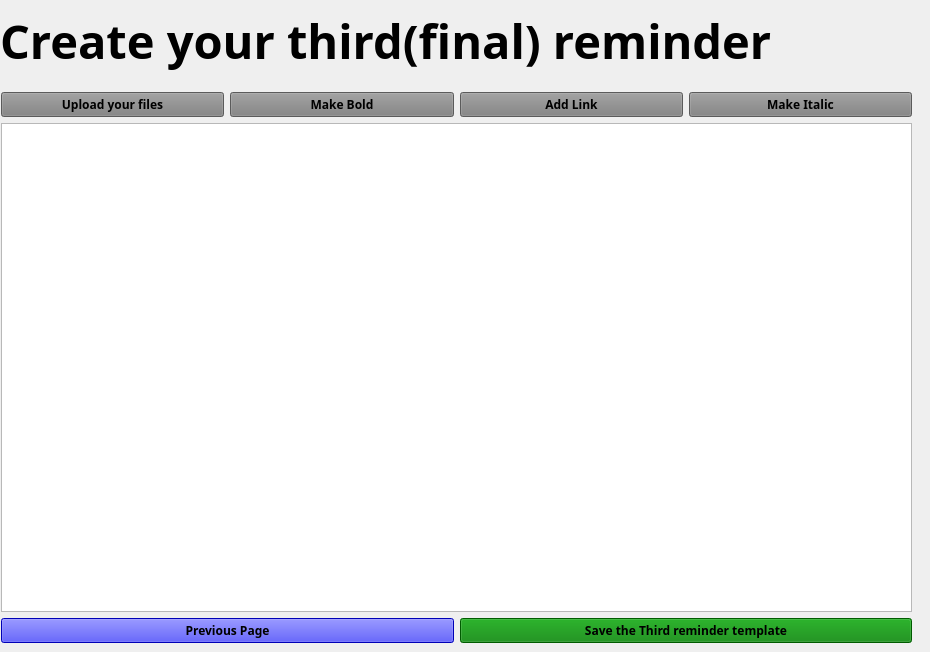
          <widget class="QWidget" name="page_reminder_third">
           <widget class="QLabel" name="lbl_title_third_temp">
            <property name="geometry">
             <rect>
              <x>0</x>
              <y>10</y>
              <width>921</width>
              <height>61</height>
             </rect>
            </property>
            <property name="font">
             <font>
              <family>Bradley Hand ITC</family>
              <pointsize>35</pointsize>
              <bold>true</bold>
             </font>
            </property>
            <property name="text">
             <string>Create your third(final) reminder</string>
            </property>
           </widget>
           <widget class="QWidget" name="layoutWidget">
            <property name="geometry">
             <rect>
              <x>1</x>
              <y>92</y>
              <width>911</width>
              <height>551</height>
             </rect>
            </property>
            <layout class="QVBoxLayout" name="verticalLayout_15">
             <item>
              <layout class="QHBoxLayout" name="horizontalLayout_13">
               <item>
                <widget class="QPushButton" name="btn_upload_third">
                 <property name="font">
                  <font>
                   <family>Segoe Print</family>
                   <bold>true</bold>
                  </font>
                 </property>
                 <property name="styleSheet">
                  <string notr="true">background-color:gray</string>
                 </property>
                 <property name="text">
                  <string>Upload your files</string>
                 </property>
                </widget>
               </item>
               <item>
                <widget class="QPushButton" name="btn_italic_third">
                 <property name="font">
                  <font>
                   <family>Segoe Print</family>
                   <bold>true</bold>
                  </font>
                 </property>
                 <property name="styleSheet">
                  <string notr="true">background-color:gray</string>
                 </property>
                 <property name="text">
                  <string>Make Bold</string>
                 </property>
                </widget>
               </item>
               <item>
                <widget class="QPushButton" name="btn_link_third">
                 <property name="font">
                  <font>
                   <family>Segoe Print</family>
                   <bold>true</bold>
                  </font>
                 </property>
                 <property name="styleSheet">
                  <string notr="true">background-color:gray</string>
                 </property>
                 <property name="text">
                  <string>Add Link</string>
                 </property>
                </widget>
               </item>
               <item>
                <widget class="QPushButton" name="btn_italic_format_third_temp">
                 <property name="font">
                  <font>
                   <family>Segoe Print</family>
                   <bold>true</bold>
                  </font>
                 </property>
                 <property name="styleSheet">
                  <string notr="true">background-color:gray</string>
                 </property>
                 <property name="text">
                  <string>Make Italic</string>
                 </property>
                </widget>
               </item>
              </layout>
             </item>
             <item>
              <widget class="QTextBrowser" name="txt_third_reminder"/>
             </item>
             <item>
              <layout class="QHBoxLayout" name="horizontalLayout_14">
               <item>
                <widget class="QPushButton" name="btn_previous_page_third_temp">
                 <property name="font">
                  <font>
                   <family>Segoe Print</family>
                   <bold>true</bold>
                  </font>
                 </property>
                 <property name="styleSheet">
                  <string notr="true">background-color:Blue</string>
                 </property>
                 <property name="text">
                  <string>Previous Page</string>
                 </property>
                </widget>
               </item>
               <item>
                <widget class="QPushButton" name="btn_save_third_temp">
                 <property name="font">
                  <font>
                   <family>Segoe Print</family>
                   <bold>true</bold>
                  </font>
                 </property>
                 <property name="styleSheet">
                  <string notr="true">background-color:green</string>
                 </property>
                 <property name="text">
                  <string>Save the Third reminder template</string>
                 </property>
                </widget>
               </item>
              </layout>
             </item>
            </layout>
           </widget>
          </widget>
